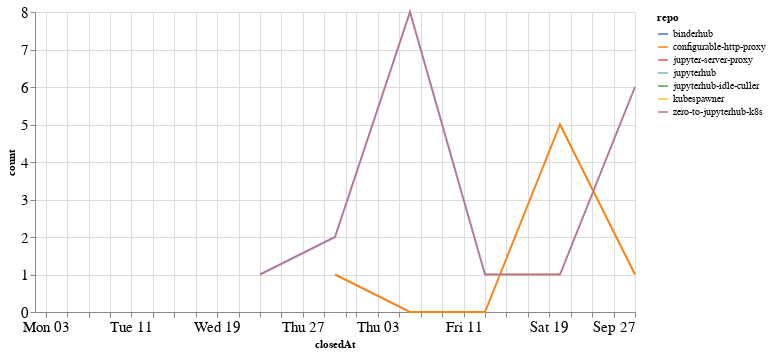

Write notebook code for a chart like this one.
### Code cell
closed_by_time = closed_by.groupby('repo').resample('W', on='closedAt').count()['author'].reset_index()
closed_by_time = closed_by_time.rename(columns={'author': 'count'})

alt.Chart(closed_by_time, width=600).mark_line().encode(
    x='closedAt',
    y='count',
    color='repo',
    tooltip="repo"
)

### Figure 1 — Vega-Lite specification as saved in the notebook (floating-point values rounded to 4 significant figures)
{"config": {"axisLeft": {"labelFontSize": 15}, "axisBottom": {"labelFontSize": 15}}, "data": {"name": "data-563fa75be49d1479f06f95c202215837"}, "mark": "line", "encoding": {"color": {"type": "nominal", "field": "repo"}, "tooltip": {"type": "nominal", "field": "repo"}, "x": {"type": "temporal", "field": "closedAt"}, "y": {"type": "quantitative", "field": "count"}}, "width": 600, "$schema": "https://vega.github.io/schema/vega-lite/v4.8.1.json", "datasets": {"data-563fa75be49d1479f06f95c202215837": [{"repo": "binderhub", "closedAt": "2020-08-23T00:00:00", "count": 1}, {"repo": "configurable-http-proxy", "closedAt": "2020-08-30T00:00:00", "count": 1}, {"repo": "configurable-http-proxy", "closedAt": "2020-09-06T00:00:00", "count": 0}, {"repo": "configurable-http-proxy", "closedAt": "2020-09-13T00:00:00", "count": 0}, {"repo": "configurable-http-proxy", "closedAt": "2020-09-20T00:00:00", "count": 5}, {"repo": "configurable-http-proxy", "closedAt": "2020-09-27T00:00:00", "count": 1}, {"repo": "jupyter-server-proxy", "closedAt": "2020-08-02T00:00:00", "count": 1}, {"repo": "jupyterhub", "closedAt": "2020-08-23T00:00:00", "count": 1}, {"repo": "jupyterhub-idle-culler", "closedAt": "2020-08-23T00:00:00", "count": 1}, {"repo": "kubespawner", "closedAt": "2020-09-13T00:00:00", "count": 1}, {"repo": "kubespawner", "closedAt": "2020-09-20T00:00:00", "count": 1}, {"repo": "zero-to-jupyterhub-k8s", "closedAt": "2020-08-23T00:00:00", "count": 1}, {"repo": "zero-to-jupyterhub-k8s", "closedAt": "2020-08-30T00:00:00", "count": 2}, {"repo": "zero-to-jupyterhub-k8s", "closedAt": "2020-09-06T00:00:00", "count": 8}, {"repo": "zero-to-jupyterhub-k8s", "closedAt": "2020-09-13T00:00:00", "count": 1}, {"repo": "zero-to-jupyterhub-k8s", "closedAt": "2020-09-20T00:00:00", "count": 1}, {"repo": "zero-to-jupyterhub-k8s", "closedAt": "2020-09-27T00:00:00", "count": 6}]}}
